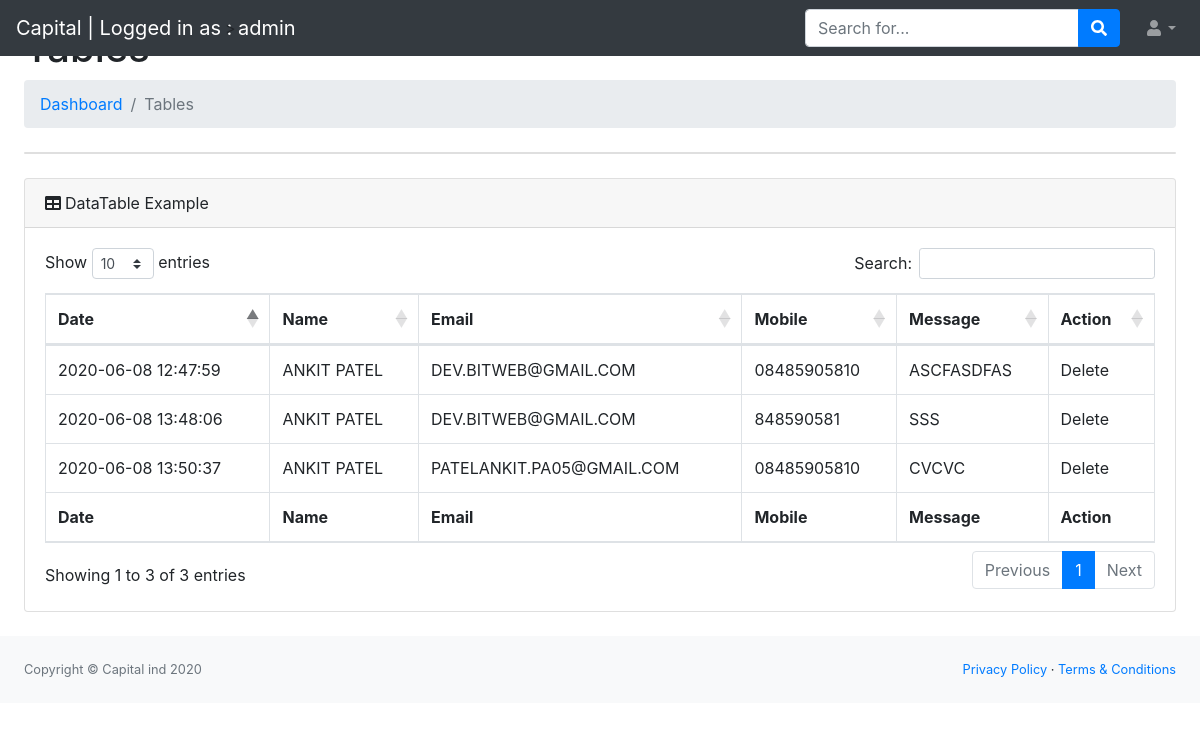
The page /admin/index.php (signed in) on the database its author committed.
### tables this page shows
CREATE TABLE `quote` (
  `q_id` int(3) NOT NULL,
  `q_date` timestamp NOT NULL DEFAULT current_timestamp() ON UPDATE current_timestamp(),
  `q_name` varchar(100) NOT NULL,
  `q_email` text NOT NULL,
  `q_mobile` varchar(13) NOT NULL,
  `q_desc` varchar(250) NOT NULL
);

### admin/index.php (the view, shortened to what this page needs)
<?php
include "conn.php"; ?>
<!DOCTYPE html>
<html lang="en">
    <head>
        <link href="css/styles.css" rel="stylesheet" />
        <link href="https://cdn.datatables.net/1.10.20/css/dataTables.bootstrap4.min.css" rel="stylesheet" />
    </head>
    <body class="sb-nav-fixed">
        <nav class="sb-topnav navbar navbar-expand navbar-dark bg-dark">
            <a class="navbar-brand" href="index.php">Capital | Logged in as : <?php echo $_SESSION['u_name'] ?></a>
            >
            <form class="d-none d-md-inline-block form-inline ml-auto mr-0 mr-md-3 my-2 my-md-0">
                <div class="input-group">
                    <input class="form-control" type="text" placeholder="Search for..." aria-label="Search" aria-describedby="basic-addon2" />
                    <div class="input-group-append">
                        <button class="btn btn-primary" type="button"><i class="fas fa-search"></i></button>
                    </div>
                </div>
            </form>
            <ul class="navbar-nav ml-auto ml-md-0">
                <li class="nav-item dropdown">
                    <a class="nav-link dropdown-toggle" id="userDropdown" href="#" role="button" data-toggle="dropdown" aria-haspopup="true" aria-expanded="false"><i class="fas fa-user fa-fw"></i></a>
                </li>
            </ul>
        </nav>
<div id="layoutSidenav_content">
                <main>
                    <div class="container-fluid">
                        <h1 class="mt-4">Tables</h1>
                        <ol class="breadcrumb mb-4">
                            <li class="breadcrumb-item"><a href="index.html">Dashboard</a></li>
                            <li class="breadcrumb-item active">Tables</li>
                        </ol>
                        <div class="card mb-4">
                        </div>
                        <div class="card mb-4">
                            <div class="card-header"><i class="fas fa-table mr-1"></i>DataTable Example</div>
                            <div class="card-body">
                                <div class="table-responsive">
                                    <table class="table table-bordered" id="dataTable" width="100%" cellspacing="0">
                                        <thead>
                                            <tr>
                                                <th>Date</th>
                                                <th>Name</th>
                                                <th>Email</th>
                                                <th>Mobile</th>
                                                <th>Message</th>
                                                <th>Action</th>
                                            </tr>
                                        </thead>
                                        <tfoot>
                                            <tr>
                                                <th>Date</th>
                                                <th>Name</th>
                                                <th>Email</th>
                                                <th>Mobile</th>
                                                <th>Message</th>
                                                <th>Action</th>
                                            </tr>
                                        </tfoot>
                                        <tbody>
                                        <?php
                                            $qry="select * from quote";
                                            $ans=mysqli_query($con, $qry);
                                            while ($row = $ans->fetch_array())
                                            {
                                        ?>
                                            <tr>
                                                <td><?php echo strtoupper(($row['q_date'])); ?></td>
                                                <td><?php echo strtoupper(($row['q_name'])); ?></td>
                                                <td><?php echo strtoupper(($row['q_email'])); ?></td>
                                                <td><?php echo strtoupper(($row['q_mobile'])); ?></td>
                                                <td><?php echo strtoupper(($row['q_desc'])); ?></td>
                                                <td>Delete</td>
                                            </tr>
                                            <?php } ?>
                                        </tbody>
                                    </table>
                                </div>
                            </div>
                        </div>
                    </div>
                </main>
        <footer class="py-4 bg-light mt-auto">
                    <div class="container-fluid">
                        <div class="d-flex align-items-center justify-content-between small">
                            <div class="text-muted">Copyright &copy; Capital ind 2020</div>
                            <div>
                                <a href="#">Privacy Policy</a>
                                &middot;
                                <a href="#">Terms &amp; Conditions</a>
                            </div>
                        </div>
                    </div>
                </footer>
            </div>
    </body>
</html>

### rows shown on the page
quote: q_date "2020-06-08 12:47:59", q_name "ANKIT PATEL", q_email "DEV.BITWEB@GMAIL.COM", q_mobile "08485905810", q_desc "ASCFASDFAS"
quote: q_date "2020-06-08 13:48:06", q_name "ANKIT PATEL", q_email "DEV.BITWEB@GMAIL.COM", q_mobile "848590581", q_desc "SSS"
quote: q_date "2020-06-08 13:50:37", q_name "ANKIT PATEL", q_email "PATELANKIT.PA05@GMAIL.COM", q_mobile "08485905810", q_desc "CVCVC"

### other values the page prints
$_SESSION['u_name'] "admin"
